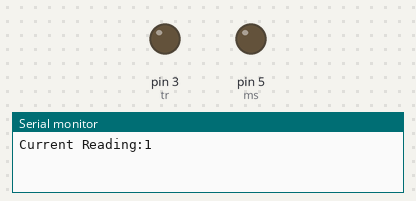
This sketch was run on a simulated Arduino Uno, built with avr-gcc and run on an emulated ATmega328P. Parts: output pins drawn as LEDs (lit = HIGH), the last lines printed to the serial monitor.

Above: at 0.05 s.
At 9.47 s:
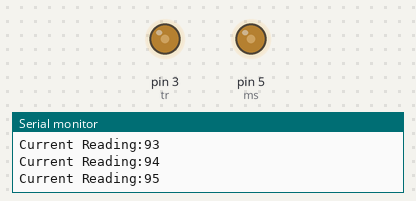
At 19.9 s:
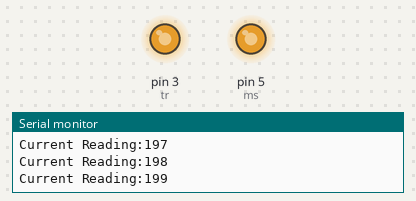
At 39.86 s:
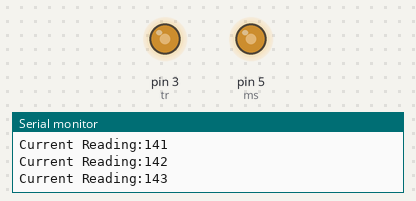
Timing chart, 0 to 40.0 s (numbered marks = the images above):
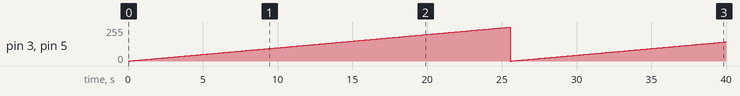

Measured:
- by itself, pin 3 (tr), pin 5 (ms): 0/255 → 1/255 at 0.10 s, → 2/255 0.10 s later, → 3/255 0.10 s later, → 4/255 0.10 s later, … (398 changes in this stretch)

The sketch:

ingenious_hango1.ino
```cpp
// C++ code
//

int tr = 3;
int ms = 5;
int n = 0;

void setup()
{
  pinMode(tr, OUTPUT);
  Serial.begin(9600);
}

void loop()
{

  if (n>=255){
    n = 0;}
  analogWrite(tr, n);
  analogWrite(ms, n);
  n++;
  Serial.print("Current Reading:");
  Serial.println(n);
  delay(100);

}
```
